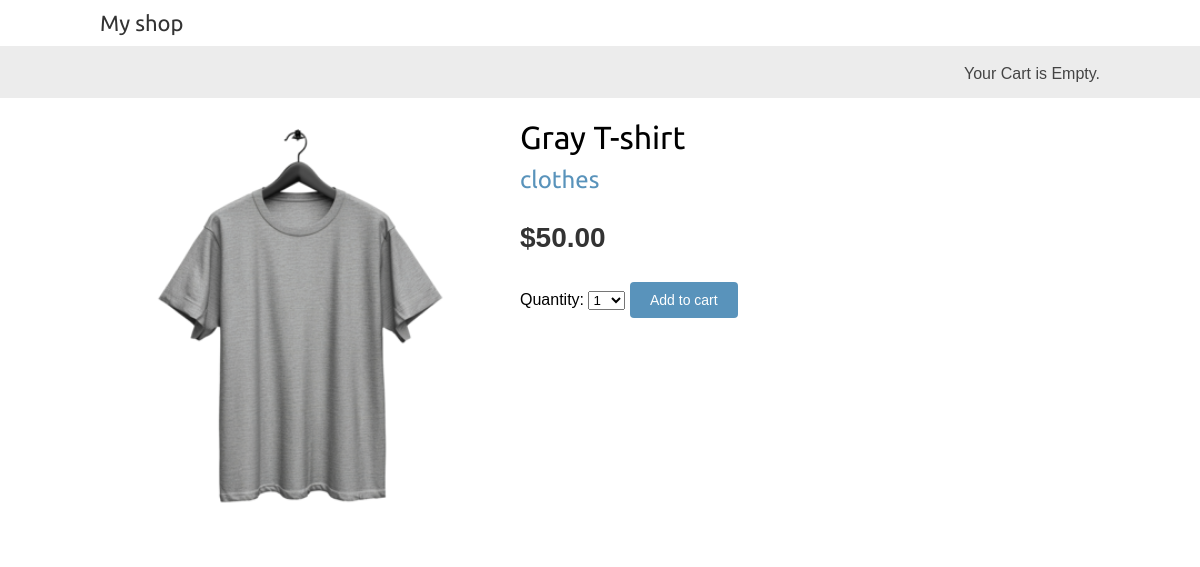
Page /5/gray-t-shirt/ on the committed database.
### shop/models.py (models this page shows, shortened)
class Product(models.Model):
    category = models.ForeignKey(
        Category,
        related_name='products',
        on_delete=models.CASCADE
    )
    name = models.CharField(max_length=200)
    slug = models.SlugField(max_length=200, unique=True)
    image = models.ImageField(
        upload_to='products/%Y/%m/%d',
        blank=True,
    )
    description = models.TextField(blank=True)
    price = models.DecimalField(max_digits=10, decimal_places=2)
    available = models.BooleanField(default=True)
    created = models.DateTimeField(auto_now_add=True)
    updated = models.DateTimeField(auto_now=True)
    class Meta:
        ordering = ['-created']
        indexes = [
            models.Index(fields=['id', 'slug']),
            models.Index(fields=['name']),
            models.Index(fields=['-created']),
        ]

class Category(models.Model):
    name = models.CharField(max_length=200)
    slug = models.SlugField(max_length=200, unique=True)
    class Meta:
        ordering = ['name']
        indexes =[
            models.Index(fields=['name']),
        ]
        verbose_name = 'category'
        verbose_name_plural = 'categories'
    def __str__(self):
        return self.name
    def get_absolute_url(self):
        return reverse(
            'shop:product_list_by_category', args=[self.slug]
        )

### shop/views.py (the view)
def product_detail(request, id, slug):
    product = get_object_or_404(
        Product, id=id, slug=slug, available=True
    )
    cart_product_form = CartAddProductForm()
    return render(
        request,
        'shop/product/detail.html',
        {'product':product, 'cart_product_form':cart_product_form},
    )

### cart/forms.py
class CartAddProductForm(forms.Form):
    quantity = forms.TypedChoiceField(
        choices=PRODUCT_QUANTITY_CHOICES,
        coerce=int,     # ensures quantity is an integer
    )
    override = forms.BooleanField(
        required=False,     # required=False means: “Don’t raise a validation error if this field is missing.”
        initial=False,      # defaults to False if not set
        widget=forms.HiddenInput,   # makes it a hidden field
    )

### cart/cart.py (called while the page is built)
    def __len__(self):
        print(f'length of cart: {len(self.cart)} products')
        return sum(item['quantity'] for item in self.cart.values())

### cart/context_processors.py (called while the page is built)
def cart(request):
    return {'cart': Cart(request)}

### shop/templates/shop/product/detail.html (shortened to what this page needs)
{% extends "shop/base.html" %}
{% load static %}
{% block content %}
    <div class="product-detail">
        <img src="{% if product.image %}{{ product.image.url }}{% else %}
{% static "img/no_image.png" %}{% endif %}">
        <h1>{{ product.name }}</h1>
        <h2>
            <a href="{{ product.category.get_absolute_url }}">
                {{ product.category }}
            </a>
        </h2>
        <p class="price"> ${{ product.price }}</p>
        <form action="{% url 'cart:cart_add' product.id  %}" method="post">
            {{ cart_product_form.as_table }}
            <input type="submit"  value="Add to cart">
        </form>
    </div>
{% endblock %}

### shop/static/css/base.css (style rules this page uses)
body { margin:0; padding:0; font-family:helvetica, sans-serif; }
h1, h2, h3, h4, h5 , h6 { font-family: 'Ubuntu', sans-serif; font-weight:normal; }
a { text-decoration:none; color:#5993bb; }
a.button, input[type="submit"] { color:#fff; background:#5993bb; border-radius:4px; padding:10px 20px; font-size:14px; border:0; }
.product-detail { text-align:justify; }
.product-detail .price { color:#333; font-size:28px; font-weight:bold; }
.product-detail img { width:40%; float:left; padding:0 20px 20px 0; }
.product-detail h1 { margin-bottom:0; }
.product-detail h2 { margin-top:10px; }

### rows in the picture
Product: image (picture), name "Gray T-shirt", category "clothes", price "50.00"
